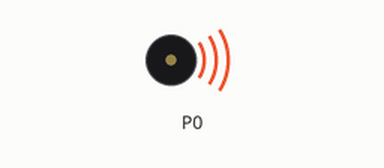
Recording of a program running on a simulated BBC micro:bit (MakeCode). On the bench: buzzer (waves = sounding).

Above: at 0.15 s.
At 3.29 s:
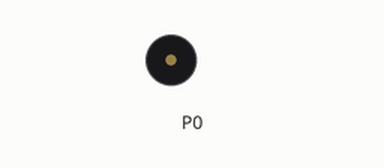
Timing chart, 0 to 5.2 s (numbered marks = the images above):
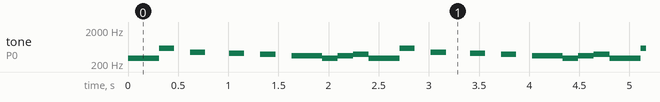

The program:

main.ts
```typescript
basic.forever(function () {
    music.setTempo(200)
    for (let index = 0; index < 3; index++) {
        music.playTone(294, music.beat(BeatFraction.Half))
        music.playTone(294, music.beat(BeatFraction.Half))
        music.playTone(587, music.beat(BeatFraction.Half))
        music.rest(music.beat(BeatFraction.Half))
        music.playTone(440, music.beat(BeatFraction.Half))
        music.rest(music.beat(BeatFraction.Half))
        music.rest(music.beat(BeatFraction.Quarter))
        music.playTone(415, music.beat(BeatFraction.Half))
        music.rest(music.beat(BeatFraction.Half))
        music.playTone(392, music.beat(BeatFraction.Half))
        music.rest(music.beat(BeatFraction.Half))
        music.playTone(349, music.beat(BeatFraction.Whole))
        music.playTone(294, music.beat(BeatFraction.Half))
        music.playTone(349, music.beat(BeatFraction.Half))
        music.playTone(392, music.beat(BeatFraction.Half))
    }
    for (let index = 0; index < 1; index++) {
        music.playTone(233, music.beat(BeatFraction.Half))
        music.playTone(233, music.beat(BeatFraction.Half))
        music.playTone(587, music.beat(BeatFraction.Half))
        music.rest(music.beat(BeatFraction.Half))
        music.playTone(440, music.beat(BeatFraction.Half))
        music.rest(music.beat(BeatFraction.Half))
        music.rest(music.beat(BeatFraction.Quarter))
        music.playTone(415, music.beat(BeatFraction.Half))
        music.rest(music.beat(BeatFraction.Half))
        music.playTone(392, music.beat(BeatFraction.Half))
        music.rest(music.beat(BeatFraction.Half))
        music.playTone(349, music.beat(BeatFraction.Whole))
        music.playTone(294, music.beat(BeatFraction.Half))
        music.playTone(349, music.beat(BeatFraction.Half))
        music.playTone(392, music.beat(BeatFraction.Half))
    }
    for (let index = 0; index < 3; index++) {
        music.playTone(587, music.beat(BeatFraction.Half))
        music.playTone(587, music.beat(BeatFraction.Half))
        music.playTone(1175, music.beat(BeatFraction.Half))
        music.rest(music.beat(BeatFraction.Half))
        music.playTone(880, music.beat(BeatFraction.Half))
        music.rest(music.beat(BeatFraction.Half))
        music.rest(music.beat(BeatFraction.Quarter))
        music.playTone(831, music.beat(BeatFraction.Half))
        music.rest(music.beat(BeatFraction.Half))
        music.playTone(784, music.beat(BeatFraction.Half))
        music.rest(music.beat(BeatFraction.Half))
        music.playTone(698, music.beat(BeatFraction.Whole))
        music.playTone(587, music.beat(BeatFraction.Half))
        music.playTone(698, music.beat(BeatFraction.Half))
        music.playTone(784, music.beat(BeatFraction.Half))
    }
    for (let index = 0; index < 1; index++) {
        music.playTone(466, music.beat(BeatFraction.Half))
        music.playTone(466, music.beat(BeatFraction.Half))
        music.playTone(1175, music.beat(BeatFraction.Half))
        music.rest(music.beat(BeatFraction.Half))
        music.playTone(880, music.beat(BeatFraction.Half))
        music.rest(music.beat(BeatFraction.Half))
        music.rest(music.beat(BeatFraction.Quarter))
        music.playTone(831, music.beat(BeatFraction.Half))
        music.rest(music.beat(BeatFraction.Half))
        music.playTone(784, music.beat(BeatFraction.Half))
        music.rest(music.beat(BeatFraction.Half))
        music.playTone(698, music.beat(BeatFraction.Whole))
        music.playTone(587, music.beat(BeatFraction.Half))
        music.playTone(698, music.beat(BeatFraction.Half))
        music.playTone(784, music.beat(BeatFraction.Half))
    }
})
```

test.ts
```typescript
// testene settes inn her; disse vil ikke kompilert så lenge denne pakken blir brukt som en utvidelse.
```

Measured:
- by itself, tone on P0: plays 294 Hz for 0.31 s, 587 Hz for 0.15 s, 440 Hz for 0.15 s, 415 Hz for 0.15 s, 392 Hz for 0.15 s, 349 Hz for 0.31 s … (487 notes in this stretch)
